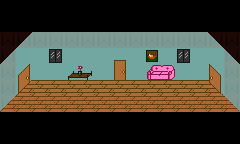

The image is a tile-based game level rendered from a .tmx file. Its description and complete source (layers, tilesets, objects, tile grids) follow:
An orthogonal 15x9 tile map with 16x16 px tiles, 6 tile layers (ground-back, background, items-angled-left, items-angled-right, ...) and 3 objects (leave-house, ty-room, mom).

<map version="1.4" tiledversion="1.4.1" orientation="orthogonal" renderorder="right-down" width="15" height="9" tilewidth="16" tileheight="16" infinite="0" nextlayerid="12" nextobjectid="12">
 <tileset firstgid="1" name="tiles" tilewidth="16" tileheight="16" tilecount="192" columns="12">
  <image source="../../images/tilesets/tiles.png" width="192" height="256" />
 </tileset>
 <layer id="4" name="ground-back" width="15" height="9">
  <data encoding="csv">
0,0,0,0,0,0,0,0,0,0,0,0,0,0,0,
0,0,0,0,0,0,0,0,0,0,0,0,0,0,0,
0,0,0,0,0,0,0,0,0,0,0,0,0,0,0,
0,0,0,0,0,0,0,0,0,0,0,0,0,0,0,
0,0,0,0,0,0,0,0,0,0,0,0,0,0,0,
14,14,14,14,14,14,14,14,14,14,14,14,14,14,14,
14,14,14,14,14,14,14,14,14,14,14,14,14,14,14,
0,0,0,0,0,0,0,0,0,0,0,0,0,0,0,
0,0,0,0,0,0,0,0,0,0,0,0,0,0,0
</data>
 </layer>
 <layer id="1" name="background" width="15" height="9">
  <data encoding="csv">
0,0,0,0,0,0,0,0,0,0,0,0,0,0,0,
0,0,0,0,0,0,0,0,0,0,0,0,0,0,0,
0,1,2,2,2,2,2,2,2,2,2,2,2,3,0,
1,2,2,2,2,2,2,2,2,2,2,2,2,2,3,
2,2,2,2,2,2,2,2,2,2,2,2,2,2,2,
2,13,0,0,0,0,0,0,0,0,0,0,0,15,2,
13,0,0,0,0,0,0,0,0,0,0,0,0,0,15,
0,0,0,0,0,0,0,0,0,0,0,0,0,0,0,
0,0,0,0,0,0,0,0,0,0,0,0,0,0,0
</data>
 </layer>
 <layer id="3" name="items-angled-left" width="15" height="9">
  <data encoding="csv">
0,0,0,0,0,0,0,0,0,0,0,0,0,0,0,
0,0,0,0,0,0,0,0,0,0,0,0,0,0,0,
0,0,0,0,0,0,0,0,0,0,0,0,0,0,0,
0,0,0,0,0,0,0,0,0,0,0,0,0,0,0,
0,37,0,0,61,62,0,0,0,86,87,0,0,0,0,
0,49,0,0,0,0,0,0,0,0,0,0,0,0,0,
0,0,0,0,0,0,0,0,0,0,0,0,0,0,0,
0,0,0,0,0,0,0,0,0,0,0,0,0,0,0,
0,0,0,0,0,0,0,0,0,0,0,0,0,0,0
</data>
 </layer>
 <layer id="9" name="items-angled-right" width="15" height="9">
  <data encoding="csv">
0,0,0,0,0,0,0,0,0,0,0,0,0,0,0,
0,0,0,0,0,0,0,0,0,0,0,0,0,0,0,
0,0,0,0,0,0,0,0,0,0,0,0,0,0,0,
0,0,0,0,0,0,0,0,0,0,0,0,0,0,0,
0,0,0,0,0,0,0,0,0,0,0,0,0,73,0,
0,0,0,0,0,0,0,0,0,0,0,0,0,85,0,
0,0,0,0,0,0,0,0,0,0,0,0,0,0,0,
0,0,0,0,0,0,0,0,0,0,0,0,0,0,0,
0,0,0,0,0,0,0,0,0,0,0,0,0,0,0
</data>
 </layer>
 <layer id="7" name="items" width="15" height="9">
  <data encoding="csv">
0,0,0,0,0,0,0,0,0,0,0,0,0,0,0,
0,0,0,0,0,0,0,0,0,0,0,0,0,0,0,
0,0,0,0,0,0,0,0,0,0,0,0,0,0,0,
0,0,0,51,0,0,0,63,0,74,0,51,0,0,0,
0,0,0,0,0,0,0,75,0,0,0,0,0,0,0,
0,0,0,0,0,0,0,0,0,0,0,0,0,0,0,
0,0,0,0,0,0,0,0,0,0,0,0,0,0,0,
0,0,0,0,0,0,0,0,0,0,0,0,0,0,0,
0,0,0,0,0,0,0,0,0,0,0,0,0,0,0
</data>
 </layer>
 <layer id="2" name="collision" width="15" height="9" opacity="0.13">
  <data encoding="csv">
0,0,0,0,0,0,0,0,0,0,0,0,0,0,0,
0,0,0,0,0,0,0,0,0,0,0,0,0,0,0,
25,25,25,25,25,25,25,25,25,25,25,25,25,25,25,
25,0,0,0,0,0,0,0,0,0,0,0,0,0,25,
25,0,0,0,0,0,0,0,0,0,0,0,0,0,25,
25,0,0,0,0,0,0,0,0,0,0,0,0,0,25,
25,25,25,25,25,25,25,25,25,25,25,25,25,25,25,
0,0,0,0,0,0,0,0,0,0,0,0,0,0,0,
0,0,0,0,0,0,0,0,0,0,0,0,0,0,0
</data>
 </layer>
 <objectgroup id="10" name="hard-cinematics">
  <object id="7" name="leave-house" x="16" y="83">
   <point />
  </object>
 </objectgroup>
 <objectgroup id="5" name="hard-exits">
  <object id="1" name="ty-room" x="214" y="83">
   <properties>
    <property name="from" value="right" />
   </properties>
   <point />
  </object>
 </objectgroup>
 <objectgroup id="11" name="npcs">
  <object id="8" name="mom" x="96" y="67">
   <point />
  </object>
 </objectgroup>
</map>
